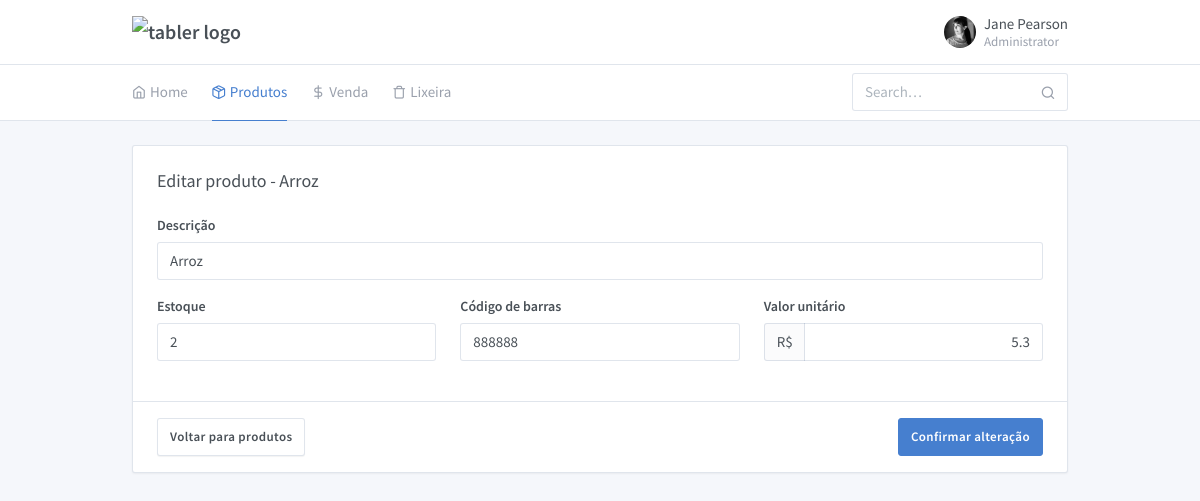
Page /form-produto-edit.php?editar_produto=1 on the committed database.
### tables this page shows
CREATE TABLE `produtos` (
  `id` int(11) NOT NULL,
  `descricao` varchar(50) NOT NULL,
  `valor_unitario` float NOT NULL,
  `estoque` int(10) NOT NULL,
  `data_ultima_venda` timestamp NULL DEFAULT NULL,
  `total_vendas` float NOT NULL,
  `codigo_de_barras` int(14) NOT NULL,
  `excluido` tinyint(1) NOT NULL
);

### app/core/produtos.php (called while the page is built, shortened)
<?php
$mysqli = new mysqli('localhost', 'root', '', 'areacentral') or die(mysqli_error($mysqli));
if(isset($_GET['editar_produto'])){
    $id = $_GET['editar_produto'];
    $result = $mysqli->query("SELECT * FROM produtos WHERE id=$id") or die($mysqli->error());
    if($result !== null){
        $row = $result->fetch_array();
        $descricao = $row['descricao'];
        $estoque = $row['estoque'];
        $codigo_de_barras = $row['codigo_de_barras'];
        $valor_unitario = $row['valor_unitario'];
    }
}
?>

### form-produto-edit.php (the view, shortened to what this page needs)
<?php require_once 'app/core/produtos.php' ?>
<!doctype html>
<html lang="en" dir="ltr">
  <head>
    <link rel="stylesheet" href="https://maxcdn.bootstrapcdn.com/font-awesome/4.7.0/css/font-awesome.min.css">
    <link href="./assets/css/dashboard.css" rel="stylesheet" />
    <link href="./assets/plugins/charts-c3/plugin.css" rel="stylesheet" />
    <link href="./assets/plugins/maps-google/plugin.css" rel="stylesheet" />
  </head>
  <body class="">
    <div class="page">
      <div class="page-main">
        <div class="header py-4">
          <div class="container">
            <div class="d-flex">
              <a class="header-brand" href="./index.php">
                <img src="./demo/brand/tabler.svg" class="header-brand-img" alt="tabler logo">
              </a>
              <div class="d-flex order-lg-2 ml-auto">
                <div>
                  <a href="#" class="nav-link pr-0 leading-none" data-toggle="dropdown">
                    <span class="avatar" style="background-image: url(./demo/faces/female/25.jpg)"></span>
                    <span class="ml-2 d-none d-lg-block">
                      <span class="text-default">Jane Pearson</span>
                      <small class="text-muted d-block mt-1">Administrator</small>
                    </span>
                  </a>
                </div>
              </div>
            </div>
          </div>
        </div>
        <div class="header collapse d-lg-flex p-0" id="headerMenuCollapse">
          <div class="container">
            <div class="row align-items-center">
              <div class="col-lg-3 ml-auto">
                <form class="input-icon my-3 my-lg-0">
                  <input type="search" class="form-control header-search" placeholder="Search&hellip;" tabindex="1">
                  <div class="input-icon-addon">
                  </div>
                </form>
              </div>
              <div class="col-lg order-lg-first">
                <ul class="nav nav-tabs border-0 flex-column flex-lg-row">
                  <li class="nav-item">
                    <a href="./index.php" class="nav-link"><i class="fe fe-home"></i> Home</a>
                  </li>
		  <li class="nav-item">
                    <a href="./produtos.php" class="nav-link active"><i class="fe fe-package"></i> Produtos</a>
                  </li>
		  <li class="nav-item">
                    <a href="./form-venda.php" class="nav-link"><i class="fe fe-dollar-sign"></i> Venda</a>
                  </li>
		  <li class="nav-item">
                    <a href="./produtos-excluidos.php" class="nav-link"><i class="fe fe-trash"></i> Lixeira</a>
                  </li>
                </ul>
              </div>
            </div>
          </div>
        </div>
        <div class="my-3 my-md-5">
          <div class="container">
            <div class="row">
            <div class="col-lg-12">
              <form class="card" action="app/core/produtos.php" method="POST">
                <div class="card-body">
                  <h3 class="card-title">Editar produto - <?php echo $descricao ?></h3>
                  <div class="row">
		    <div class="col-md-12">
                      <div class="form-group">
			<label class="form-label">Descrição</label>
			<input type="text" class="form-control" name="descricao" placeholder="Arroz.." value="<?php echo $descricao ?>">
		      </div>
                    </div>
                    <div class="col-sm-6 col-md-4">
                      <div class="form-group">
                        <label class="form-label">Estoque</label>
                        <input type="number" class="form-control" name="estoque" placeholder="10.." value="<?php echo $estoque ?>">
                      </div>
                    </div>
                    <div class="col-sm-6 col-md-4">
                      <div class="form-group">
                        <label class="form-label">Código de barras</label>
                        <input type="number" class="form-control" name="codigo_de_barras" placeholder="78978978978978" value="<?php echo $codigo_de_barras ?>">
                      </div>
                    </div>
                    <div class="col-sm-6 col-md-4">
                      <div class="form-group">
                        <label class="form-label">Valor unitário</label>
                        <div class="input-group">
                          <span class="input-group-prepend">
                            <span class="input-group-text">R$</span>
                          </span>
                          <input type="text" class="form-control text-right" name="valor_unitario" aria-label="Valor" value="<?php echo $valor_unitario ?>">
                        </div>
                      </div>
                    </div>
                  </div>
                </div>
                <div class="card-footer text-left" style="display: flex; justify-content: space-between">
		  <div>
		    <a href="./produtos.html" class="btn btn-secondary">Voltar para produtos</a>
		  </div>
		  <div>
		    <button type="submit" class="btn btn-primary" name="alterar_produto">Confirmar alteração</button>
		  </div>
                </div>
              </form>
            </div>
          </div>
        </div>
      </div>
    </div>
  </div>
</body>
</html>

### rows in the picture
produtos: descricao "Arroz", estoque "2", codigo_de_barras "888888", valor_unitario "5.3"
